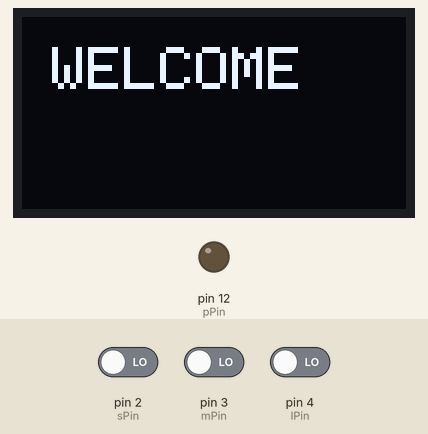
Simulated run of this sketch. Board: Arduino Nano, built with avr-gcc and run on an emulated ATmega328P. Shown: 128×64 one-colour display, output pins drawn as LEDs (lit = HIGH). Inputs (shaded band) come from the test bench; at power-on: pin 2 (sPin) LOW, pin 3 (mPin) LOW, pin 4 (lPin) LOW.

Above: at 1.2 s.
1.3 s: pin 2 (sPin) driven HIGH
At 1.9 s:
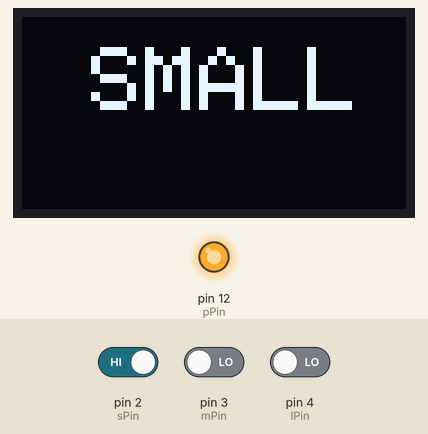
At 11.53 s:
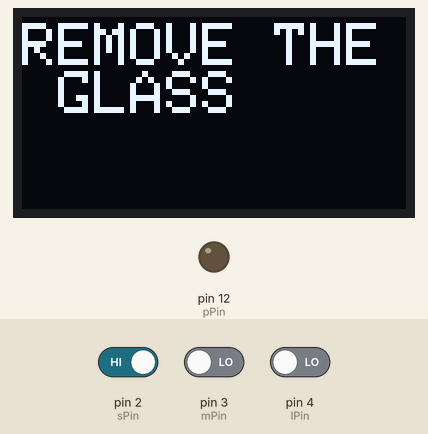
Timing chart, 0 to 13.0 s (numbered marks = the images above; inputs shaded):
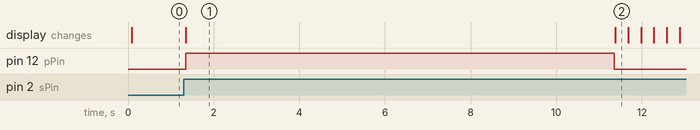

Measured:
- after the input at 1.3 s, pin 12 (pPin): LOW → HIGH after 0.05 s, → LOW 10.0 s later; the display: changes after 0.05 s (image 1)
- what the display in image 1 shows lasts 10.0 s, from 1.4 s to 11.4 s

The sketch:

Version6.ino
```cpp
/* THIS IS THE CODE FOR SOFTDRINK DISPENSOR USING ARDUINO NANO
 *  WHERE SWITCHES ARE THE PINS SPIN(SMALL PIN), MPIN(MEDIUM PIN) AND LPIN(LARGE PIN)
 *  IT WILL CONROL THE PUMP'S RELAY FOR A DELAY WHERE PPIN IS FOR THE PUMP'S RELAY PIN PIN
 *  THE RELAY IS CONNECTED WITH AN AIR PUMP WHICH WILL BE USED TO POUR THE SOFT DRINK
 *  AND ALL THE PROCESSINGS AND VISUALS ARE SHOWN IN OLED I2C 128X64
 *  FOR THIS OLED I2C DISPLAY WE NEED TO INCLUDE HEADER FILES AND DISPLAY DECLARATION AND STARTING DISPLAY WITH AN ADDRESS 0x3C
 *  MATERIALS REQUIRED:- ARDUINO NANO(1 PC), BREADBOARD(1 PC), TACTILE SWITCH(3 PC), RELAY SPDT(1 PC), AIR PUMP(1 PC), PIPES(2 PC), OLED I2C 128X64 DISPLAY(1 PC), WIRES AND JUMPERS
 */
//INITIALIZATION OF REQUIRED HEADER FILES
#include<SPI.h>
#include<Wire.h>
#include<Adafruit_GFX.h>
#include<Adafruit_SSD1306.h>
//END OF REQUIRED HEADER FILES

//INITIALIZATION OF DISPLAY DECLARATION
Adafruit_SSD1306 display(-1);
//END OF DISPLAY DECLARATION

//INITIALIZATION OF GLOBAL VARIABLES
int pPin=12;    //PUMP'S RELAY PIN
int sPin=2;     //SMALL SWITCH
int mPin=3;     //MEDIUM SWITCH
int lPin=4;     //LARGE SWITCH
//END OF GLOBAL VARIABLES

//FUNCTION CALLS
void pausingOtherPins()       //THIS FUNCTION WILL PAUSE THE OTHER PINS WHILE PUMP'S RELAY IS ON
{
    digitalWrite(sPin, LOW);  //SETTING SMALL PIN DEACTIVATED TILL THE PROCESS IS DONE
    digitalWrite(mPin,LOW);   //SETTING MEDIUM PIN DEACTIVATED TILL THE PROCESS IS DONE
    digitalWrite(lPin,LOW);   //SETTING LARGE PIN DEACTIVATED TILL THE PROCESS IS DONE
    digitalWrite(pPin,HIGH);  //ACTIVATING PUMP
}

void showDisplay(char str[], int s, int clp, int cwp) //THIS FUNCTION WILL DISPLAY THE TEXT WHEN THE SOFTDRINK IS POURED
/*str[] IS THE STRING TO BE DISPLAYED
 * s IS THE TEXT SIZE
 * clp IS THE CURSOR'S LENGTH POSITION
 * cwp IS THE CURSOR'S WIDTH POSITION
 */
{
  display.clearDisplay();                             //CLEARING DISPLAY SCREEN
  display.setTextSize(s);                             //SETTING TEXT SIZE ACCORDING TO THE SIZE PROVIDED DURING CALL
  display.setTextColor(WHITE);                        //SETTING TEXT COLOR
  display.setCursor(clp,cwp);                         //SETTING CURSOR POSITION AS PER PROVIDED
  display.print(str);                                 //DISPLAYING THE STRING PROVIDED
  display.display();                                  //CALLED FOR DISPLAYING IN OLED
}

void removeDisplay()
{
  display.clearDisplay();               //CLEARING DISPLAY SCREEN
  display.setTextSize(2);               //SETTING TEXT SIZE ACCORDING TO THE SIZE 2
  display.setTextColor(WHITE);          //SETTING TEXT COLOR
  display.setCursor(0,2);               //SETTING CURSOR POSITION AT (0,2)
  display.print("REMOVE THE GLASS");    //DISPLAYING THE "REMOVE THE GLASS" STRING
  display.display();                    //CALLED FOR DISPLAYING IN OLED
  display.startscrollleft(0x00,0x0F);   //CALLED FOR SCROLLING THE TEXT LEFT TO RIGHT
  delay(8000);                          //SETTING THE DELAY FOR 8 SECONDS FOR REMOVING GLASS FROM THE DISPENSOR
  display.stopscroll();                 //STOPPING THE SCROLLING THE TEXT
}

void nonWorkingDisplay()
{
  display.clearDisplay();               //CLEARING DISPLAY SCREEN
  display.setTextSize(2.6);             //SETTING TEXT SIZE ACCORDING TO THE SIZE 2.6
  display.setTextColor(WHITE);          //SETTING TEXT COLOR
  display.setCursor(10,10);             //SETTING CURSOR POSITION AT (10,10)
  display.print("WELCOME");             //DISPLAYING THE "WELCOME" STRING
  display.display();                    //CALLED FOR DISPLAYING IN OLED
 }
//END OF FUNCTION CALLS

//STARTING OF MAIN SETUP
void setup()
{
  pinMode(pPin, OUTPUT);                    //PUMP IS IN THE OUTPUT MODE
  pinMode(sPin, INPUT);                     //SMALL SWITCH IS IN THE INPUT MODE
  pinMode(mPin, INPUT);                     //MEDIUM SWITCH IS IN THE INPUT MODE
  pinMode(lPin, INPUT);                     //LARGE SWITCH IS IN THE INPUT MODE
  display.begin(SSD1306_SWITCHCAPVCC,0x3C); //STARTING DISPLAYING WITH STARTING ADDRESS 0x3C
  display.clearDisplay();                   //CLEARING THE DISPLAY
  display.display();                        //CALLED FOR DISPLAYING TEXT IN OLED
}
//END OF MAIN SETUP

//STARTING OF MAIN LOOP
void loop()
{
  nonWorkingDisplay();              //DISPLAYING "WELCOME" WHEN NOT IN USE
  while(digitalRead(sPin)==HIGH)    //CHECKING IF SMALL SWITCH IS PRESSED
  {
    char sstring[] = "SMALL";       //WANT TO DISPLAY THAT "SMALL" IS PRESSED
    showDisplay(sstring,3.4,23,10); //WILL DISPLAY "SMALL" IN TEXTSIZE = 3.4 AT CURSOR POSITION (23,10)
    pausingOtherPins();             //WILL CALL TO DISABLE OTHER PINS AND ENABLE PUMP'S RELAY
    delay(10000);                   //DELAYING THE PUMP FOR 10 SEC
    digitalWrite(pPin, LOW);        //DEACTIVATING THE PUMP
    removeDisplay();                //WILL DISPLAY "REMOVE THE GLASS" AFTER THE WORK OF PUMP'S RELAY IS DONE
  }
  while(digitalRead(mPin)==HIGH)    //CHECKING IF MEDIUM SWITCH IS PRESSED
  {
    char sstring[]="MEDIUM";        //WANT TO DISPLAY THAT "MEDIUM" IS PRESSED
    showDisplay(sstring,3,15,10);   //WILL DISPLAY "MEDIUM" IN TEXTSIZE = 3 AT CURSOR POSITION (15,10)
    pausingOtherPins();             //WILL CALL TO DISABLE OTHER PINS AND ENABLE PUMP'S RELAY
    delay(20000);                   //DELAYING THE PUMP FOR 20 SEC
    digitalWrite(pPin, LOW);        //DEACTIVATING THE PUMP.
    removeDisplay();                //WILL DISPLAY "REMOVE THE GLASS" AFTER THE WORK OF PUMP'S RELAY IS DONE
  }
  while(digitalRead(lPin)==HIGH)    //CHECKING IF LARGE SWITCH IS PRESSED
  {
    char sstring[]="LARGE";         //WANT TO DISPLAY THAT "LARGE" IS PRESSED
    showDisplay(sstring,3.4,23,10); //WILL DISPLAY "LARGE" IN TEXTSIZE = 3.4 AT CURSOR POSITION (23,10)
    pausingOtherPins();             //WILL CALL TO DISABLE OTHER PINS AND ENABLE PUMP'S RELAY
    delay(30000);                   //DELAYING THE PUMP FOR 30 SEC
    digitalWrite(pPin, LOW);        //DEACTIVATING THE PUMP
    removeDisplay();                //WILL DISPLAY "REMOVE THE GLASS" AFTER THE WORK OF PUMP'S RELAY IS DONE
  }
}
//END OF MAIN LOOP
```
